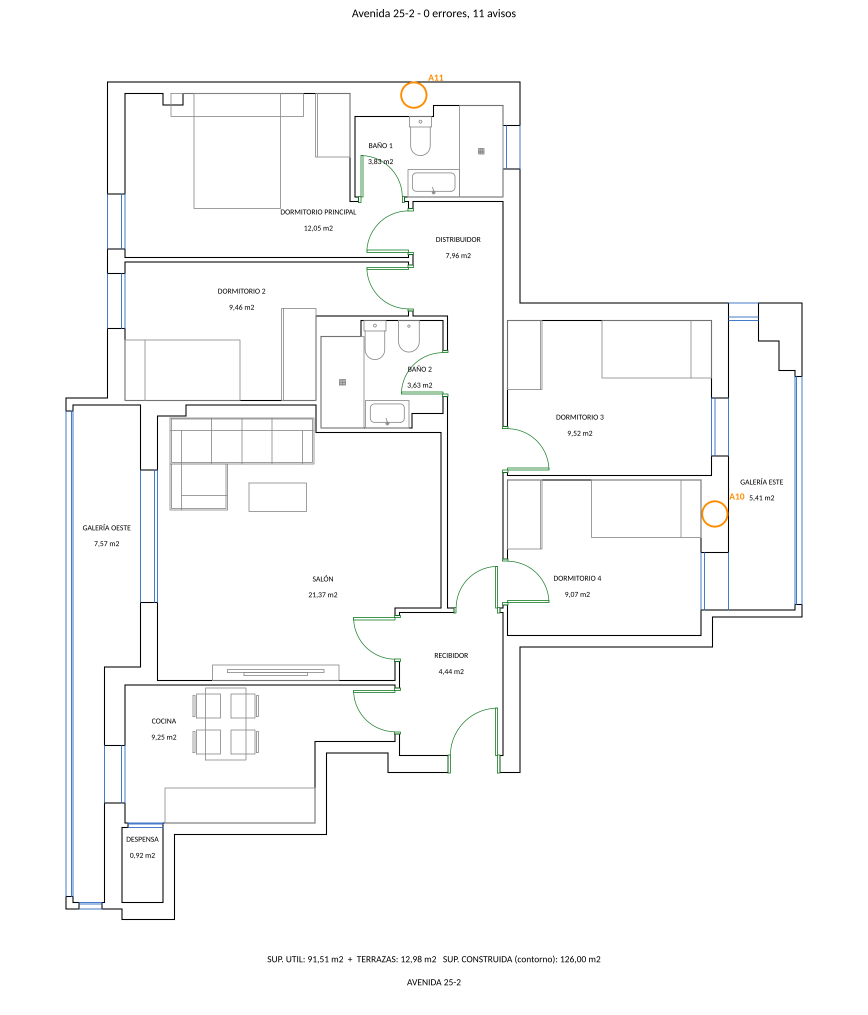
#> input picture skills/boceto-a-dxf/ejemplos/avenida/plano.png, 1735 x 2029 px (shown at 1/2 size)
$ python zonas.py ../ejemplos/avenida/plano.png ../ejemplos/avenida/plano.png 5 5
#> lines starting #> are read from the running program, lines starting #| are printed output that depends on the picture; after the words box and inside, x2 and y2 are one past the last pixel; in counts of white or black regions, pixels touching at a corner belong together
#!/usr/bin/env python3
"""zonas.py - prepara el boceto para leerlo rapido y sin errores.

Uso: python3 zonas.py boceto.jpg carpeta_salida [filas columnas]   (por defecto 2 2)

1. Recorta solo la zona dibujada (quita los margenes en blanco).
2. Genera en la carpeta:
   completo.jpg          dibujo entero con cuadricula de referencia A-J / 1-10
   zona_F_C.jpg          recortes ampliados (hasta x2) con 12 % de solape y contraste realzado
   cotas_rojas.png       solo los trazos rojos (cotas) sobre blanco
   cotas_rojas_giro_izq.png / _giro_der.png   lo mismo girado 90 grados: las cotas
                         verticales se leen en horizontal
   hoja_cotas_N.png      hojas con cada numero rojo recortado, numerado (C1, C2...) y en sus 4 giros:
                         se leen todas las cotas de una vez, sin buscar ni girar nada
   mapa_cotas.jpg        el boceto con un recuadro y su numero C# sobre cada cota: dice a que pared va cada una
   lista_cotas.json      ids de las cotas detectadas y datos del recorte (para que el motor compruebe que
                         ninguna se queda sin usar y para superponer el plano al boceto)
"""
import json
import os
import sys

import numpy as np
from PIL import Image, ImageDraw, ImageEnhance, ImageOps

src, out = sys.argv[1], sys.argv[2]
F, C = (int(sys.argv[3]), int(sys.argv[4])) if len(sys.argv) > 4 else (2, 2)
os.makedirs(out, exist_ok=True)
im = ImageOps.exif_transpose(Image.open(src)).convert("RGB")

# 1. recorte automatico de la zona con tinta (ignora motas sueltas)
# se guia por las paredes: filas/columnas con trazos negros largos (los textos sueltos no los tienen)
a = np.asarray(im.convert("L"))
hsv = np.asarray(im.convert("HSV"))
negro = (a < 110) & (hsv[..., 1] < 90)
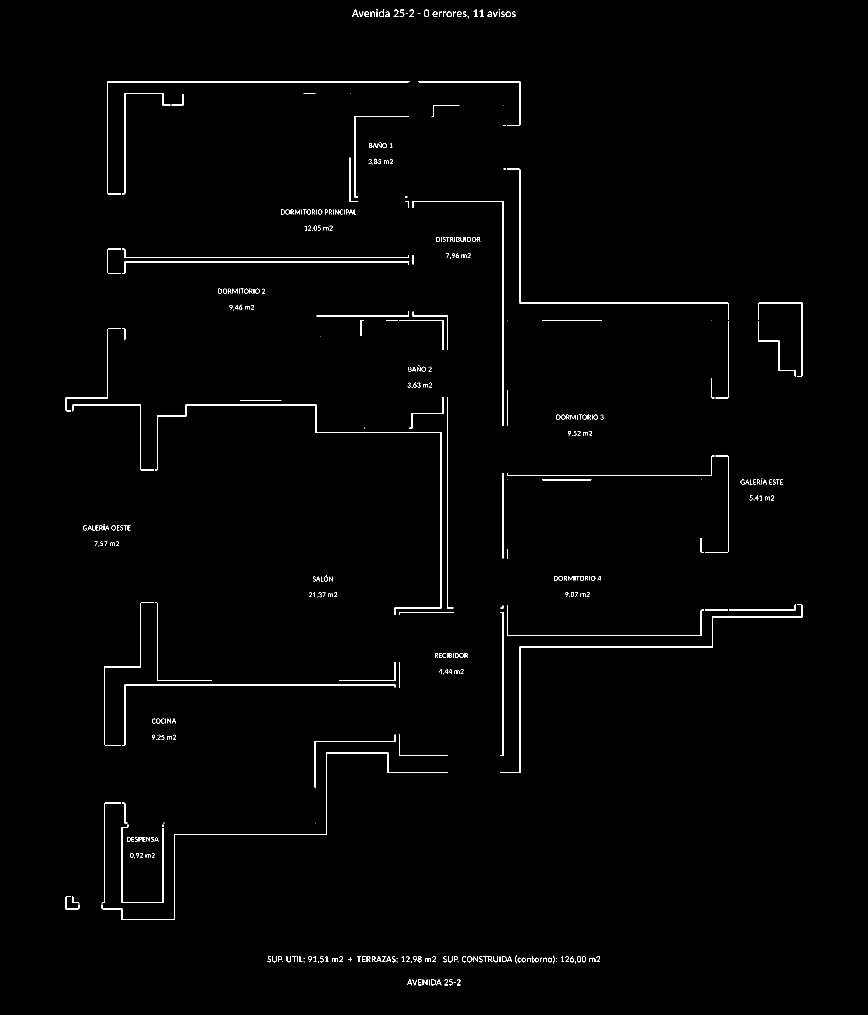
#> negro: shape (2029, 1735) bool (shown at 1/2 size); 1.1% white in thin lines or dots, all inside (x1, y1, x2, y2) = (131, 18, 1605, 1971)
fl = np.where(negro.sum(axis=1) > negro.shape[1] * 0.08)[0]   # filas con paredes horizontales largas
#> fl = 48 values from 33 to 1923
cl = np.where(negro.sum(axis=0) > negro.shape[0] * 0.06)[0]   # columnas con paredes verticales largas
#> cl = 37 values from 208 to 1604
if len(fl) and len(cl):
    xs = np.where(negro[fl].any(axis=0))[0]     # alcance horizontal de esas paredes
#> xs = 1462 values from 131 to 1604
    ys = np.where(negro[:, cl].any(axis=1))[0]  # alcance vertical
#> ys = 1716 values from 19 to 1970
    x0, x1 = min(xs[0], cl[0]), max(xs[-1], cl[-1])
#> x0 = 131; x1 = 1604
    y0, y1 = min(ys[0], fl[0]), max(ys[-1], fl[-1])
#> y0 = 19; y1 = 1970
    m = int(0.10 * max(x1 - x0, y1 - y0))  # margen para las cotas exteriores
#> m = 195
    caja = (max(0, x0 - m), max(0, y0 - m), min(im.width, x1 + m), min(im.height, y1 + m))
#> caja = (0, 0, 1735, 2029)
    im = im.crop(caja)
    paredes = [int(x0 - caja[0]), int(y0 - caja[1]), int(x1 - caja[0]), int(y1 - caja[1])]  # extremos de las paredes
#> paredes = [131, 19, 1604, 1970]
else:
    paredes = [0, 0, im.width, im.height]
W, H = im.size
im.save(os.path.join(out, "recorte.jpg"), quality=90)
_g = np.asarray(im.convert("L")); _hs = np.asarray(im.convert("HSV"))
negro_c = (_g < 110) & (_hs[..., 1] < 90)

# 2. vista completa con cuadricula
c = im.copy()
c.thumbnail((1600, 1600))
d = ImageDraw.Draw(c)
for i in range(1, 10):
    x, y = c.width * i / 10, c.height * i / 10
    d.line([(x, 0), (x, c.height)], fill=(150, 150, 150), width=1)
    d.line([(0, y), (c.width, y)], fill=(150, 150, 150), width=1)
for i in range(10):
    d.text((c.width * (i + 0.45) / 10, 2), "ABCDEFGHIJ"[i], fill=(90, 90, 90))
    d.text((2, c.height * (i + 0.45) / 10), str(i + 1), fill=(90, 90, 90))
c.save(os.path.join(out, "completo.jpg"), quality=88)

# 3. zonas ampliadas
sx, sy = W / C, H / F
for f in range(F):
    for k in range(C):
        x0, y0 = max(0, int(k * sx - 0.12 * sx)), max(0, int(f * sy - 0.12 * sy))
        x1, y1 = min(W, int((k + 1) * sx + 0.12 * sx)), min(H, int((f + 1) * sy + 0.12 * sy))
        z = im.crop((x0, y0, x1, y1))
        esc = min(2.0, 1800 / max(z.size))
        z = z.resize((int(z.width * esc), int(z.height * esc)), Image.LANCZOS)
        z = ImageEnhance.Contrast(ImageOps.autocontrast(z, cutoff=1)).enhance(1.3)
        z.save(os.path.join(out, f"zona_{f + 1}_{k + 1}.jpg"), quality=90)
#> z: PIL image 778x910 RGB; every value is 255

# 4. cotas rojas (y giradas)
h, s, v = im.convert("HSV").split()
mask = Image.eval(h, lambda p: 255 if (p < 14 or p > 235) else 0)
#> mask: PIL image 1735x2029 L; 99.3% white; black in thin lines or dots, all inside (x1, y1, x2, y2) = (131, 149, 1605, 1819)
mask = Image.composite(mask, Image.new("L", im.size, 0), Image.eval(s, lambda p: 255 if p > 70 else 0))
#> mask: PIL image 1735x2029 L; every value is 0
mask = Image.composite(mask, Image.new("L", im.size, 0), Image.eval(v, lambda p: 255 if p > 60 else 0))
rojo = Image.new("RGB", im.size, "white")
#> rojo: PIL image 1735x2029 RGB; every value is 255
rojo.paste((200, 0, 0), mask=mask)
rojo.thumbnail((2000, 2000))
#> rojo: PIL image 1710x2000 RGB; every value is 255
rojo.save(os.path.join(out, "cotas_rojas.png"))
rojo.rotate(90, expand=True, fillcolor="white").save(os.path.join(out, "cotas_rojas_giro_izq.png"))
rojo.rotate(-90, expand=True, fillcolor="white").save(os.path.join(out, "cotas_rojas_giro_der.png"))
rojo.rotate(180, expand=True, fillcolor="white").save(os.path.join(out, "cotas_rojas_giro_180.png"))  # numeros boca abajo
# 5. solo azul: ventanas (marcas, lineas sobre la pared y circulos alrededor de cotas rojas)
azul = Image.eval(h, lambda p: 255 if 140 <= p <= 185 else 0)
#> azul: PIL image 1735x2029 L; 0.43% white in thin lines or dots, all inside (x1, y1, x2, y2) = (131, 250, 1605, 1819)
azul = Image.composite(azul, Image.new("L", im.size, 0), Image.eval(s, lambda p: 255 if p > 70 else 0))
azul = Image.composite(azul, Image.new("L", im.size, 0), Image.eval(v, lambda p: 255 if p > 50 else 0))
base = ImageEnhance.Brightness(im.convert("L").convert("RGB")).enhance(1.0)
base = Image.blend(Image.new("RGB", im.size, "white"), base, 0.25)  # planta muy tenue de fondo
base.paste((0, 60, 230), mask=azul)
base.thumbnail((2000, 2000))
#> base: PIL image 1710x2000 RGB
base.save(os.path.join(out, "ventanas_azul.png"))


# 6. cotas rojas una a una: hoja de lectura + mapa ---------------------------------------
def tramos(m, k, eje):
    """pixeles que forman parte de un trazo recto de al menos k px a lo largo del eje"""
    m = m.astype(np.int32)
    if eje == 1:
        m = m.T
    c = np.cumsum(np.pad(m, ((0, 0), (1, 0))), axis=1)
    lleno = (c[:, k:] - c[:, :-k]) == k                  # ventanas de k px completamente rojas
    i = np.cumsum(np.pad(lleno.astype(np.int32), ((0, 0), (1, 0))), axis=1)
    n = lleno.shape[1]
    r = np.zeros_like(m, dtype=bool)
    for x in range(m.shape[1]):                           # pixel x cubierto por alguna ventana que empieza en [x-k+1, x]
        a, b = max(0, x - k + 1), min(n, x + 1)
        if b > a:
            r[:, x] = (i[:, b] - i[:, a]) > 0
    return r.T if eje == 1 else r


def etiqueta(m):
    """componentes conexas (8-vecinos) sin scipy"""
    lab = np.zeros(m.shape, dtype=np.int32)
    n = 0
    ys, xs = np.nonzero(m)
    for y, x in zip(ys, xs):
        if lab[y, x]:
            continue
        n += 1
        pila = [(y, x)]
        lab[y, x] = n
        while pila:
            cy, cx = pila.pop()
            for dy in (-1, 0, 1):
                for dx in (-1, 0, 1):
                    ny, nx = cy + dy, cx + dx
                    if 0 <= ny < m.shape[0] and 0 <= nx < m.shape[1] and m[ny, nx] and not lab[ny, nx]:
                        lab[ny, nx] = n
                        pila.append((ny, nx))
    return lab, n


f = 3                                                     # trabajo a 1/3 de resolucion: rapido y suficiente
rm = np.asarray(mask.resize((W // f, H // f), Image.BOX)) > 40
#> rm: shape (676, 578) bool; every value is 0
L = max(rm.shape)
def engorda(m, r, eje):
    """dilata r px en perpendicular al eje (tolera lineas a mano algo inclinadas)"""
    o = m.copy()
    for k in range(1, r + 1):
        if eje == 0:
            o[k:] |= m[:-k]
            o[:-k] |= m[k:]
        else:
            o[:, k:] |= m[:, :-k]
            o[:, :-k] |= m[:, k:]
    return o


# extremos reales de las paredes: pixeles negros en trazos rectos largos (los textos no los tienen)
ng = np.asarray(Image.fromarray((negro_c * 255).astype(np.uint8)).resize((W // f, H // f), Image.BOX)) > 60
#> ng: shape (676, 578) bool; 2.2% white in thin lines or dots, all inside (x1, y1, x2, y2) = (43, 6, 535, 657)
bm = max(2, max(ng.shape) // 60)                          # ignora marcos y bordes de la captura
ng[:bm], ng[-bm:], ng[:, :bm], ng[:, -bm:] = False, False, False, False
#> ng: shape (676, 578) bool; 2.2% white in thin lines or dots, all inside (x1, y1, x2, y2) = (43, 11, 535, 657)
kp, tp = max(12, max(ng.shape) // 14), max(1, max(ng.shape) // 350)
lp = tramos(engorda(ng, tp, 0), kp, 0) | tramos(engorda(ng, tp, 1), kp, 1)
#> in tramos, `i = np.cumsum(np.pad(lleno.astype(np.int32), ((0, 0), (1, 0))), axis=1)`:
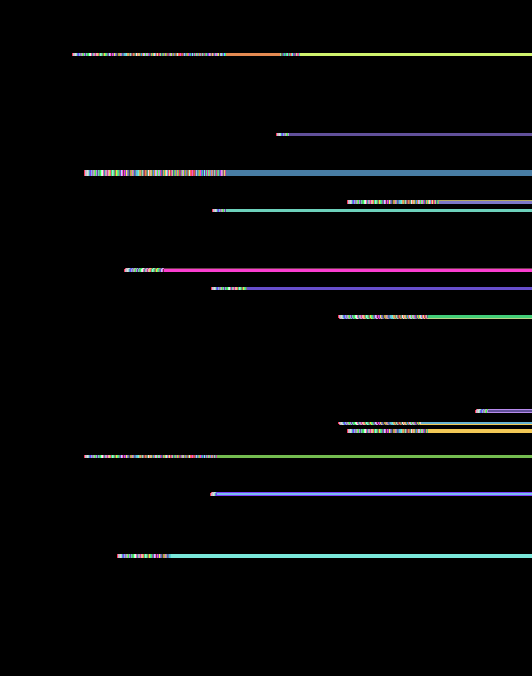
#> i: shape (676, 532) int64; 177 distinct labels, from 0 to 176; one colour per label, 0 black
#> call 2 of tramos, with k = 48, eje = 1
#> in tramos (call 2), `c = np.cumsum(np.pad(m, ((0, 0), (1, 0))), axis=1)`:
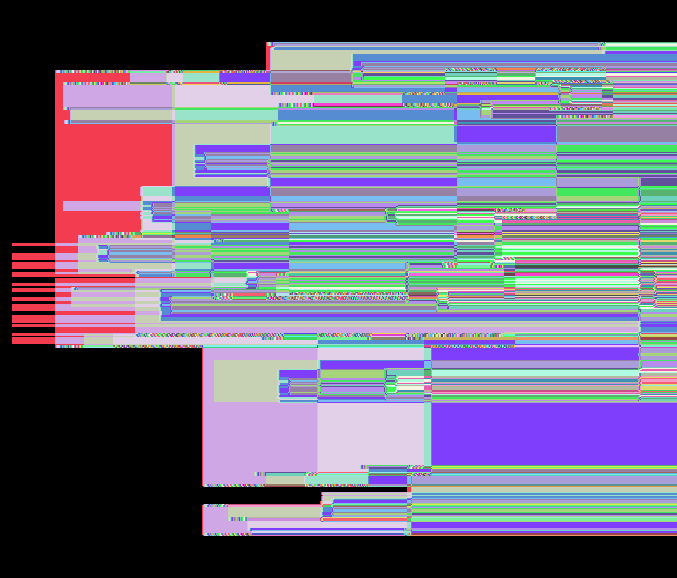
#> c: shape (578, 677) int64; 315 distinct labels, from 0 to 314; one colour per label, 0 black
#> in tramos (call 2), `i = np.cumsum(np.pad(lleno.astype(np.int32), ((0, 0), (1, 0))), axis=1)`:
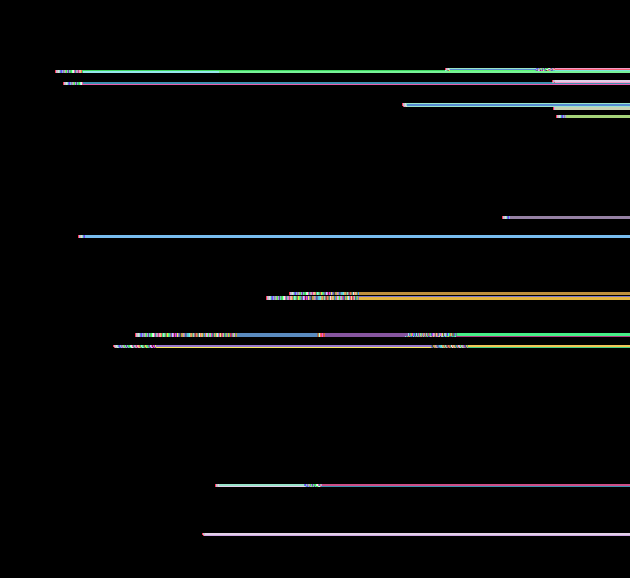
#> i: shape (578, 630) int64; 165 distinct labels, from 0 to 164; one colour per label, 0 black
#> after the loop in tramos (call 2), `for x in range(m.shape[1]):`:
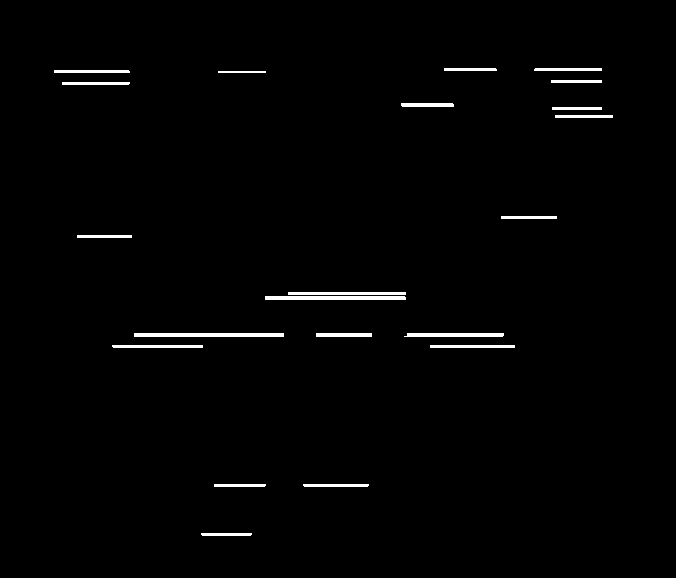
#> r: shape (578, 676) bool; 1.3% white; 21 white regions, largest, box (x1, y1, x2, y2) and area: (134, 333, 284, 337) 600, (265, 296, 406, 300) 563, (404, 333, 504, 337) 390
#> lp: shape (676, 578) bool; 2.9% white; 27 white regions, largest, box (x1, y1, x2, y2) and area: (83, 170, 273, 176) 1140, (70, 53, 273, 130) 829, (345, 112, 486, 204) 825
yy_, xx_ = np.nonzero(lp & ng)
#> yy_ = 4658 values from 54 to 612; xx_ = 4658 values, max 534 at index 1424, min 68 at index 4639, mean 277.8
if len(yy_):
    paredes = [int(xx_.min() * f), int(yy_.min() * f), int((xx_.max() + 1) * f), int((yy_.max() + 1) * f)]
#> paredes = [204, 162, 1605, 1839]
# contorno para superponer el plano: paredes negras + lineas azules largas (las galerias suelen ir en azul)
az_c = np.asarray(azul.resize((W // f, H // f), Image.BOX)) > 60
#> az_c: shape (676, 578) bool; 0.82% white in thin lines or dots, all inside (x1, y1, x2, y2) = (43, 83, 535, 606)
lz = tramos(engorda(az_c, tp, 0), kp, 0) | tramos(engorda(az_c, tp, 1), kp, 1)
#> call 3 of engorda, with r = 1, eje = 0
#> after the loop in engorda (call 3), `for k in range(1, r + 1):`:
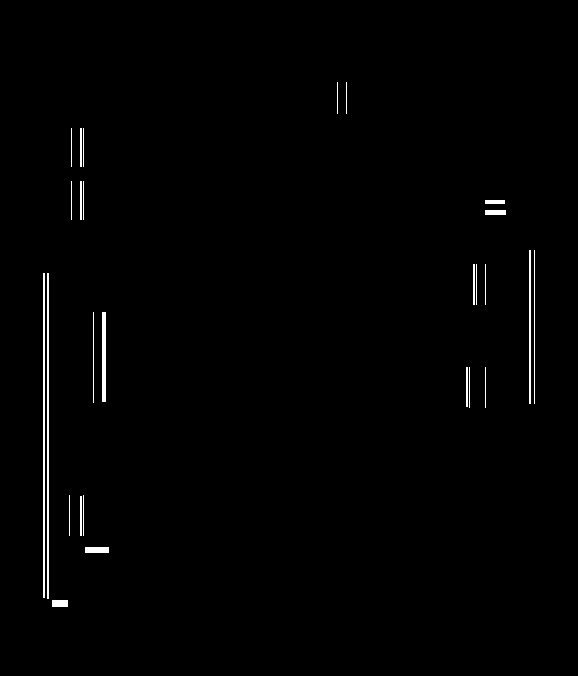
#> o: shape (676, 578) bool; 0.9% white in thin lines or dots, all inside (x1, y1, x2, y2) = (43, 82, 535, 607)
#> call 3 of tramos, with k = 48, eje = 0
#> in tramos (call 3), `c = np.cumsum(np.pad(m, ((0, 0), (1, 0))), axis=1)`:
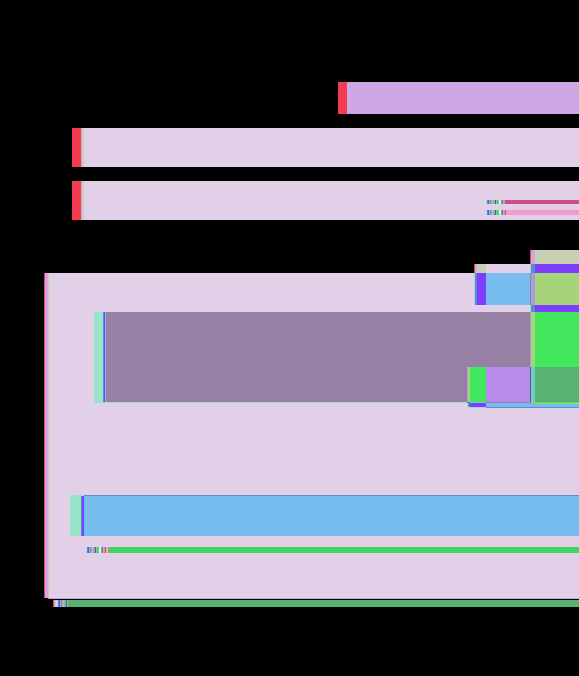
#> c: shape (676, 579) int64; 29 distinct labels, from 0 to 28; one colour per label, 0 black
yy_, xx_ = np.nonzero((lp & ng) | (lz & az_c))
contorno = [int(xx_.min() * f), int(yy_.min() * f), int((xx_.max() + 1) * f), int((yy_.max() + 1) * f)] if len(yy_) else paredes
k_lin, tol = max(12, L // 22), max(1, L // 350)
lin = (tramos(engorda(rm, tol, 0), k_lin, 0) | tramos(engorda(rm, tol, 1), k_lin, 1))
rm = rm & ~lin                                            # quita las lineas de cota (rectas o casi)
d = max(2, L // 260)                                      # une las cifras de un mismo numero
c = np.cumsum(np.cumsum(np.pad(rm.astype(np.int32), ((d + 1, d), (d + 1, d))), 0), 1)
dil = (c[2 * d + 1:, 2 * d + 1:] - c[:-2 * d - 1, 2 * d + 1:] - c[2 * d + 1:, :-2 * d - 1] + c[:-2 * d - 1, :-2 * d - 1]) > 0
lab, n = etiqueta(dil)
cajas = []
for k in range(1, n + 1):
    yy, xx = np.nonzero((lab == k) & rm)
    if len(yy) < 6:
        continue
    x0_, x1_, y0_, y1_ = xx.min(), xx.max(), yy.min(), yy.max()
    w_, h_ = x1_ - x0_ + 1, y1_ - y0_ + 1
    if max(w_, h_) < L / 70 or max(w_, h_) > L / 5 or max(w_, h_) / max(1, min(w_, h_)) > 7:
        continue                                          # motas, circulos grandes o flechas sueltas
    cajas.append([int(x0_ * f), int(y0_ * f), int((x1_ + 1) * f), int((y1_ + 1) * f)])
# ventanas de lectura de tamano fijo (unas 3 alturas de cifra) centradas en los numeros: unen las cifras
# sueltas de un mismo numero y trocean las zonas con muchas cotas juntas
if cajas:
    h0 = float(np.median([max(b[2] - b[0], b[3] - b[1]) for b in cajas]))
    S = int(1.7 * h0)
    px0, py0, px1, py1 = paredes
    mx, my = 0.15 * (px1 - px0), 0.15 * (py1 - py0)
    centros = []
    for b in sorted(cajas, key=lambda b: (b[2] - b[0]) * (b[3] - b[1])):
        nx, ny = max(1, int(np.ceil((b[2] - b[0]) / (0.8 * S)))), max(1, int(np.ceil((b[3] - b[1]) / (0.8 * S))))
        for i in range(nx):
            for j in range(ny):
                cx = b[0] + (b[2] - b[0]) * (i + 0.5) / nx
                cy = b[1] + (b[3] - b[1]) * (j + 0.5) / ny
                if not (px0 - mx <= cx <= px1 + mx and py0 - my <= cy <= py1 + my):
                    continue                              # notas fuera de la planta (titulo, anotaciones)
                if all(abs(cx - u) > 0.4 * S or abs(cy - v) > 0.4 * S for u, v in centros):
                    centros.append((cx, cy))
    cajas = [[int(cx - S / 2), int(cy - S / 2), int(cx + S / 2), int(cy + S / 2)] for cx, cy in centros]
cajas.sort(key=lambda b: (round((b[1] + b[3]) / 2 / (H / 14)), (b[0] + b[2]) / 2))  # por filas, de arriba abajo
from PIL import ImageFont
try:
    fuente = ImageFont.truetype("DejaVuSans-Bold.ttf", 22)
except OSError:
    fuente = ImageFont.load_default()
T = 150
celdas = []
for i, b in enumerate(cajas, 1):
    z = im.crop((max(0, b[0]), max(0, b[1]), min(W, b[2]), min(H, b[3])))
    z = ImageEnhance.Contrast(z).enhance(1.4)
    vistas = []
    for g in (0, 90, 180, 270):
        v = z.rotate(g, expand=True, fillcolor="white")
        e = T / max(v.size)
        vistas.append(v.resize((max(1, int(v.width * e)), max(1, int(v.height * e))), Image.LANCZOS))
    celdas.append((f"C{i}", vistas))
#> this loop made 0 passes
cw, ch, cols = 64 + 4 * (T + 6), T + 10, 2
por_hoja = cols * 9                                       # 9 filas por hoja: se lee sin reducir
for h_i in range(0, max(1, len(celdas)), por_hoja):
    lote = celdas[h_i:h_i + por_hoja]
    hoja = Image.new("RGB", (cols * cw, max(1, (len(lote) + cols - 1) // cols) * ch), "white")
    dh = ImageDraw.Draw(hoja)
    for j, (nom, vistas) in enumerate(lote):
        ox, oy = (j % cols) * cw, (j // cols) * ch
        dh.rectangle([ox, oy, ox + cw - 1, oy + ch - 1], outline=(200, 200, 200))
        dh.text((ox + 6, oy + T // 2 - 8), nom, fill=(0, 0, 160), font=fuente)
        for q, v in enumerate(vistas):
            hoja.paste(v, (ox + 64 + q * (T + 6) + (T - v.width) // 2, oy + 5 + (T - v.height) // 2))
    hoja.save(os.path.join(out, f"hoja_cotas_{h_i // por_hoja + 1}.png"))
#> this loop made 1 pass
mapa = im.copy()
mapa.thumbnail((1600, 1600))
e = mapa.width / W
dm = ImageDraw.Draw(mapa)
for i, b in enumerate(cajas, 1):
    r = [int(v * e) for v in b]
    dm.rectangle(r, outline=(0, 0, 220), width=2)
    dm.text((r[2] + 2, r[1] - 4), f"C{i}", fill=(0, 0, 220), font=fuente)
mapa.save(os.path.join(out, "mapa_cotas.jpg"), quality=88)
with open(os.path.join(out, "lista_cotas.json"), "w", encoding="utf-8") as fh:
    json.dump({"ids": [nm for nm, _ in celdas], "cajas": cajas, "paredes_px": paredes, "contorno_px": contorno, "tam": [W, H]}, fh)
print(f"{len(cajas)} recuadros con cotas rojas: lee mapa_cotas.jpg y hoja_cotas_*.png")
#| 0 recuadros con cotas rojas: lee mapa_cotas.jpg y hoja_cotas_*.png
#> (the run stopped early here; a loop or call above may not have finished)
